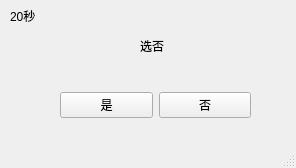
<?xml version="1.0" encoding="UTF-8"?>
<ui version="4.0">
 <class>MainWindow</class>
 <widget class="QMainWindow" name="MainWindow">
  <property name="geometry">
   <rect>
    <x>0</x>
    <y>0</y>
    <width>296</width>
    <height>168</height>
   </rect>
  </property>
  <property name="windowTitle">
   <string>MainWindow</string>
  </property>
  <widget class="QWidget" name="centralwidget">
   <widget class="QWidget" name="widget" native="true">
    <property name="geometry">
     <rect>
      <x>60</x>
      <y>80</y>
      <width>191</width>
      <height>51</height>
     </rect>
    </property>
    <layout class="QHBoxLayout" name="horizontalLayout">
     <item>
      <widget class="MyBtn" name="btnLeft">
       <property name="text">
        <string>是</string>
       </property>
      </widget>
     </item>
     <item>
      <widget class="MyBtn" name="btnRight">
       <property name="text">
        <string>否</string>
       </property>
      </widget>
     </item>
    </layout>
   </widget>
   <widget class="QLabel" name="label">
    <property name="geometry">
     <rect>
      <x>140</x>
      <y>20</y>
      <width>71</width>
      <height>51</height>
     </rect>
    </property>
    <property name="text">
     <string>选否</string>
    </property>
   </widget>
   <widget class="QLabel" name="lblTimer">
    <property name="geometry">
     <rect>
      <x>10</x>
      <y>0</y>
      <width>41</width>
      <height>31</height>
     </rect>
    </property>
    <property name="text">
     <string>20秒</string>
    </property>
   </widget>
  </widget>
  <widget class="QMenuBar" name="menubar">
   <property name="geometry">
    <rect>
     <x>0</x>
     <y>0</y>
     <width>296</width>
     <height>19</height>
    </rect>
   </property>
  </widget>
  <widget class="QStatusBar" name="statusbar"/>
 </widget>
 <customwidgets>
  <customwidget>
   <class>MyBtn</class>
   <extends>QPushButton</extends>
   <header location="global">mybtn.h</header>
  </customwidget>
 </customwidgets>
 <resources/>
 <connections/>
</ui>
